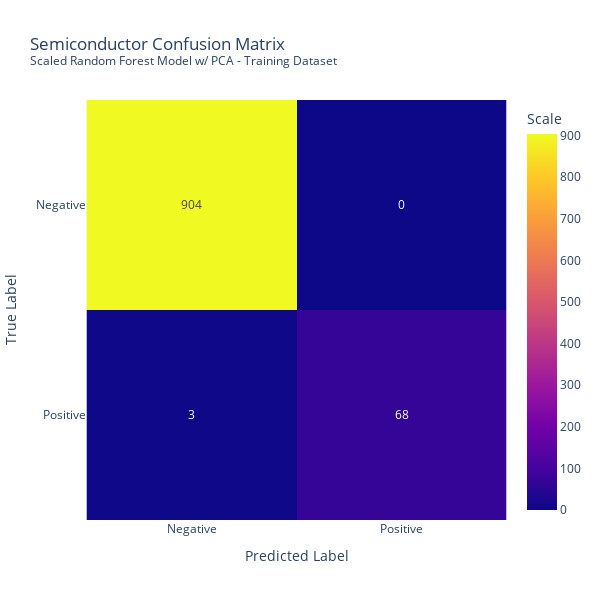

Here is the notebook cell this chart was saved with:
### Code cell
# Validate Training Performance

# Create confusion matrix - Training dataset
predictions = model_RF_PCA.predict(X_train)
print(classification_report(y_train, predictions))

cm_train = confusion_matrix(y_train, predictions)

## PLOTLY
### Training Dataset
fig = px.imshow(cm_train, 
          title="Semiconductor Confusion Matrix <br><sup>Scaled Random Forest Model w/ PCA - Training Dataset</sup>", 
          text_auto=True, 
          labels=dict(x="Predicted Label", y="True Label", color="Scale"),
          x=['Negative', 'Positive'],
          y=['Negative', 'Positive'])
fig.update_layout(
    autosize=False,
    width=600,
    height=600
)
fig.show()

### Figure 1 — Plotly figure (JSON) as saved in the notebook; plotly's stock layout.template omitted (floating-point values rounded to 4 significant figures)
{"data": [{"coloraxis": "coloraxis", "hovertemplate": "Predicted Label: %{x}<br>True Label: %{y}<br>Scale: %{z}<extra></extra>", "name": "0", "texttemplate": "%{z}", "type": "heatmap", "x": ["Negative", "Positive"], "xaxis": "x", "y": ["Negative", "Positive"], "yaxis": "y", "z": [[904, 0], [3, 68]]}], "layout": {"autosize": false, "coloraxis": {"colorbar": {"title": {"text": "Scale"}}, "colorscale": [[0, "#0d0887"], [0.1111, "#46039f"], [0.2222, "#7201a8"], [0.3333, "#9c179e"], [0.4444, "#bd3786"], [0.5556, "#d8576b"], [0.6667, "#ed7953"], [0.7778, "#fb9f3a"], [0.8889, "#fdca26"], [1, "#f0f921"]]}, "height": 600, "title": {"text": "Semiconductor Confusion Matrix <br><sup>Scaled Random Forest Model w/ PCA - Training Dataset</sup>"}, "width": 600, "xaxis": {"anchor": "y", "constrain": "domain", "domain": [0, 1], "scaleanchor": "y", "title": {"text": "Predicted Label"}}, "yaxis": {"anchor": "x", "autorange": "reversed", "constrain": "domain", "domain": [0, 1], "title": {"text": "True Label"}}}}
